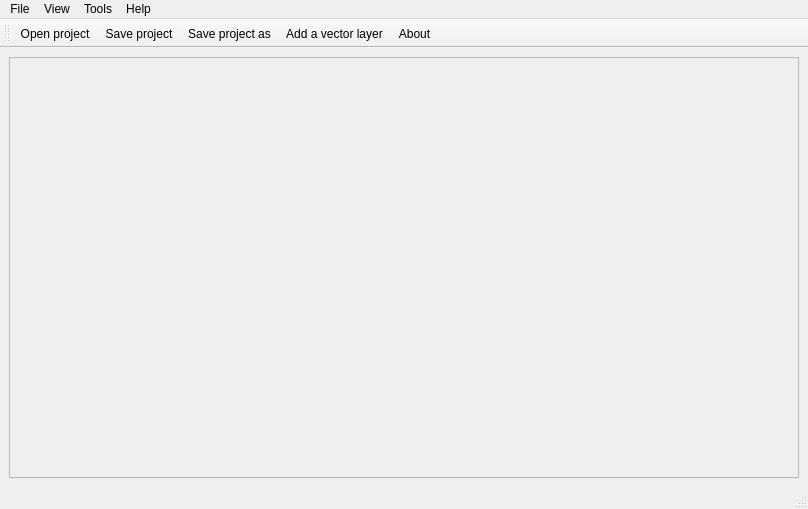
<?xml version="1.0" encoding="UTF-8"?>
<ui version="4.0">
 <class>GRAppBase</class>
 <widget class="QMainWindow" name="GRAppBase">
  <property name="geometry">
   <rect>
    <x>0</x>
    <y>0</y>
    <width>808</width>
    <height>509</height>
   </rect>
  </property>
  <property name="windowTitle">
   <string>GIS and RS</string>
  </property>
  <widget class="QWidget" name="centralwidget">
   <layout class="QGridLayout" name="gridLayout">
    <item row="0" column="0">
     <widget class="QFrame" name="frameMain">
      <property name="frameShape">
       <enum>QFrame::StyledPanel</enum>
      </property>
      <property name="frameShadow">
       <enum>QFrame::Raised</enum>
      </property>
     </widget>
    </item>
   </layout>
  </widget>
  <widget class="QMenuBar" name="menubar">
   <property name="geometry">
    <rect>
     <x>0</x>
     <y>0</y>
     <width>808</width>
     <height>23</height>
    </rect>
   </property>
   <widget class="QMenu" name="menuFile">
    <property name="title">
     <string>File</string>
    </property>
    <addaction name="actionOpen_project"/>
    <addaction name="separator"/>
    <addaction name="actionSave_project"/>
    <addaction name="actionSave_project_as"/>
    <addaction name="separator"/>
    <addaction name="actionExit"/>
   </widget>
   <widget class="QMenu" name="menuView">
    <property name="title">
     <string>View</string>
    </property>
    <addaction name="actionAdd_a_vector_layer"/>
   </widget>
   <widget class="QMenu" name="menuTools">
    <property name="title">
     <string>Tools</string>
    </property>
    <addaction name="actionCheck_GR_version"/>
    <addaction name="actionPlugin_manager"/>
    <addaction name="actionTest_plugin_functions"/>
    <addaction name="actionOptions"/>
   </widget>
   <widget class="QMenu" name="menuHelp">
    <property name="title">
     <string>Help</string>
    </property>
    <addaction name="action_About"/>
   </widget>
   <addaction name="menuFile"/>
   <addaction name="menuView"/>
   <addaction name="menuTools"/>
   <addaction name="menuHelp"/>
  </widget>
  <widget class="QStatusBar" name="statusbar"/>
  <widget class="QToolBar" name="toolBar">
   <property name="windowTitle">
    <string>toolBar</string>
   </property>
   <attribute name="toolBarArea">
    <enum>TopToolBarArea</enum>
   </attribute>
   <attribute name="toolBarBreak">
    <bool>false</bool>
   </attribute>
   <addaction name="actionOpen_project"/>
   <addaction name="actionSave_project"/>
   <addaction name="actionSave_project_as"/>
   <addaction name="actionAdd_a_vector_layer"/>
   <addaction name="action_About"/>
  </widget>
  <action name="actionOpen_project">
   <property name="icon">
    <iconset resource="imgtest.qrc">
     <normaloff>:/ImgTest/open_proj.ico</normaloff>:/ImgTest/open_proj.ico</iconset>
   </property>
   <property name="text">
    <string>&amp;Open project</string>
   </property>
   <property name="toolTip">
    <string>Open project</string>
   </property>
   <property name="shortcut">
    <string>Ctrl+O</string>
   </property>
  </action>
  <action name="actionSave_project">
   <property name="icon">
    <iconset resource="imgtest.qrc">
     <normaloff>:/ImgTest/save_proj.png</normaloff>:/ImgTest/save_proj.png</iconset>
   </property>
   <property name="text">
    <string>Save project</string>
   </property>
   <property name="shortcut">
    <string>Ctrl+S</string>
   </property>
  </action>
  <action name="actionSave_project_as">
   <property name="icon">
    <iconset resource="imgtest.qrc">
     <normaloff>:/ImgTest/save_as_proj.png</normaloff>:/ImgTest/save_as_proj.png</iconset>
   </property>
   <property name="text">
    <string>Save project as</string>
   </property>
   <property name="toolTip">
    <string>Save project as</string>
   </property>
   <property name="shortcut">
    <string>Ctrl+Shift+S</string>
   </property>
  </action>
  <action name="actionExit">
   <property name="icon">
    <iconset resource="imgtest.qrc">
     <normaloff>:/ImgTest/exit.png</normaloff>:/ImgTest/exit.png</iconset>
   </property>
   <property name="text">
    <string>Exit</string>
   </property>
  </action>
  <action name="actionAdd_a_vector_layer">
   <property name="icon">
    <iconset resource="imgtest.qrc">
     <normaloff>:/ImgTest/add_vector.png</normaloff>:/ImgTest/add_vector.png</iconset>
   </property>
   <property name="text">
    <string>Add a vector layer</string>
   </property>
  </action>
  <action name="actionCheck_GR_version">
   <property name="text">
    <string>Check GR version</string>
   </property>
  </action>
  <action name="actionPlugin_manager">
   <property name="text">
    <string>Plugin Manager</string>
   </property>
  </action>
  <action name="actionTest_plugin_functions">
   <property name="text">
    <string>Test plugin functions</string>
   </property>
  </action>
  <action name="actionOptions">
   <property name="icon">
    <iconset resource="imgtest.qrc">
     <normaloff>:/ImgTest/options.png</normaloff>:/ImgTest/options.png</iconset>
   </property>
   <property name="text">
    <string>options</string>
   </property>
  </action>
  <action name="action_About">
   <property name="icon">
    <iconset resource="imgtest.qrc">
     <normaloff>:/ImgTest/about.png</normaloff>:/ImgTest/about.png</iconset>
   </property>
   <property name="text">
    <string>&amp;About </string>
   </property>
  </action>
 </widget>
 <resources>
  <include location="imgtest.qrc"/>
 </resources>
 <connections/>
</ui>
